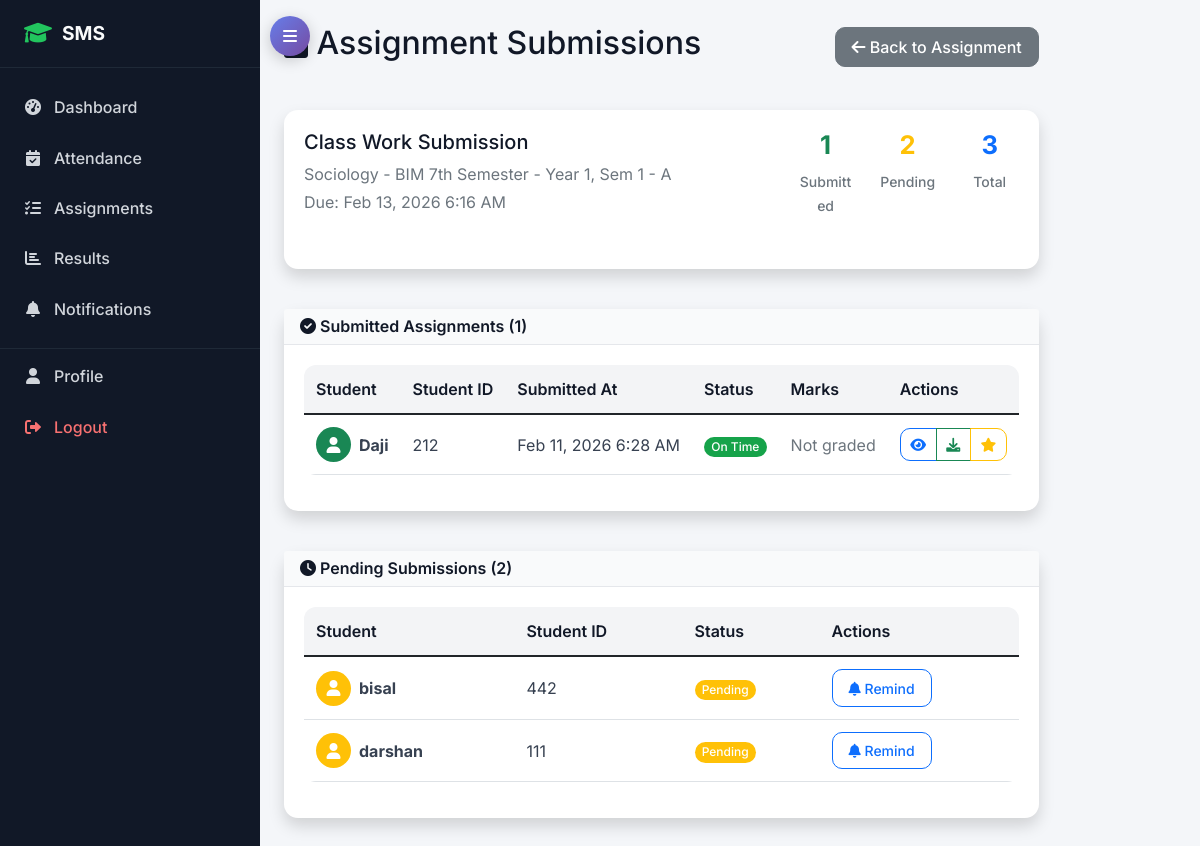
Page /academic/assignments/45/submissions/ (signed in) on the committed database.
### academic/models.py (models this page shows, shortened)
class Assignment(models.Model):
    ASSIGNMENT_TYPES = (
        ('homework', 'Homework'),
        ('project', 'Project'),
        ('lab', 'Lab Work'),
        ('presentation', 'Presentation'),
        ('quiz', 'Quiz'),
    )
    title = models.CharField(max_length=200)
    description = models.TextField()
    assignment_type = models.CharField(max_length=20, choices=ASSIGNMENT_TYPES, default='homework')
    subject = models.ForeignKey(Subject, on_delete=models.CASCADE)
    class_assigned = models.ForeignKey(Class, on_delete=models.CASCADE)
    teacher = models.ForeignKey(TeacherProfile, on_delete=models.CASCADE)
    assigned_date = models.DateTimeField(auto_now_add=True)
    due_date = models.DateTimeField()
    max_marks = models.PositiveIntegerField(default=100)
    instructions = models.TextField(blank=True)
    attachment = models.FileField(upload_to='assignments/', blank=True, null=True)
    is_active = models.BooleanField(default=True)

class Subject(models.Model):
    name = models.CharField(max_length=100)
    code = models.CharField(max_length=20, unique=True)
    course = models.ForeignKey(Course, on_delete=models.CASCADE)
    semester = models.PositiveIntegerField()
    year = models.PositiveIntegerField()  # 1st year, 2nd year, etc.
    credits = models.PositiveIntegerField(default=3)
    description = models.TextField(blank=True)
    class Meta:
        unique_together = ['code', 'course']

class Class(models.Model):
    name = models.CharField(max_length=50)
    course = models.ForeignKey(Course, on_delete=models.CASCADE)
    year = models.PositiveIntegerField()  # 1st year, 2nd year, etc.
    semester = models.PositiveIntegerField()
    section = models.CharField(max_length=10)
    academic_year = models.ForeignKey(AcademicYear, on_delete=models.CASCADE)
    class_teacher = models.ForeignKey(TeacherProfile, on_delete=models.SET_NULL, null=True, blank=True, related_name='class_teacher_for')
    class Meta:
        unique_together = ['course', 'year', 'semester', 'section', 'academic_year']

class AssignmentSubmission(models.Model):
    assignment = models.ForeignKey(Assignment, on_delete=models.CASCADE)
    student = models.ForeignKey(StudentProfile, on_delete=models.CASCADE)
    submission_text = models.TextField(blank=True)
    attachment = models.FileField(upload_to='submissions/', blank=True, null=True)
    submitted_at = models.DateTimeField(auto_now_add=True)
    is_late = models.BooleanField(default=False)
    marks_obtained = models.DecimalField(max_digits=6, decimal_places=2, null=True, blank=True)
    feedback = models.TextField(blank=True)
    graded_by = models.ForeignKey(TeacherProfile, on_delete=models.SET_NULL, null=True, blank=True)
    graded_at = models.DateTimeField(null=True, blank=True)
    class Meta:
        unique_together = ['assignment', 'student']

class StudentEnrollment(models.Model):
    student = models.ForeignKey(StudentProfile, on_delete=models.CASCADE)
    class_enrolled = models.ForeignKey(Class, on_delete=models.CASCADE)
    enrollment_date = models.DateField(auto_now_add=True)
    is_active = models.BooleanField(default=True)
    class Meta:
        unique_together = ['student', 'class_enrolled']

### accounts/models.py (models this page shows, shortened)
class StudentProfile(models.Model):
    user = models.OneToOneField(User, on_delete=models.CASCADE, related_name='student_profile')
    student_id = models.CharField(max_length=20, unique=True)
    admission_date = models.DateField()
    guardian_name = models.CharField(max_length=100)
    guardian_phone = models.CharField(max_length=17)
    guardian_email = models.EmailField()
    emergency_contact = models.CharField(max_length=17)
    blood_group = models.CharField(max_length=5, blank=True)

class User(AbstractUser):
    USER_TYPE_CHOICES = (
        ('admin', 'Admin'),
        ('student', 'Student'),
        ('teacher', 'Teacher'),
        ('parent', 'Parent'),
    )
    user_type = models.CharField(max_length=10, choices=USER_TYPE_CHOICES)
    phone_regex = RegexValidator(regex=r'^\+?1?\d{9,15}$', message="Phone number must be entered in the format: '+999999999'. Up to 15 digits allowed.")
    phone_number = models.CharField(validators=[phone_regex], max_length=17, blank=True)
    address = models.TextField(blank=True)
    date_of_birth = models.DateField(null=True, blank=True)
    profile_picture = models.ImageField(upload_to='profile_pics/', blank=True, null=True)
    is_active = models.BooleanField(default=True)
    created_at = models.DateTimeField(auto_now_add=True)
    updated_at = models.DateTimeField(auto_now=True)

### academic/views.py (the view)
# urls.py: path('assignments/<int:assignment_id>/submissions/', views.assignment_submissions, name='assignment_submissions'),
def assignment_submissions(request, assignment_id):
    assignment = get_object_or_404(Assignment, id=assignment_id)
    if request.user.user_type == 'teacher' and assignment.teacher != request.user.teacher_profile:
        messages.error(request, 'You do not have permission to view these submissions.')
        return redirect('academic:assignment_list')
    submissions = AssignmentSubmission.objects.filter(
        assignment=assignment
    ).select_related('student__user').order_by('-submitted_at')
    enrolled_students = assignment.class_assigned.studentenrollment_set.filter(
        is_active=True
    ).select_related('student__user')
    submitted_student_ids = submissions.values_list('student_id', flat=True)
    pending_students = enrolled_students.exclude(student_id__in=submitted_student_ids)
    context = {
        'assignment': assignment,
        'submissions': submissions,
        'pending_students': pending_students,
        'total_students': enrolled_students.count(),
        'submitted_count': submissions.count(),
    }
    return render(request, 'academic/assignment_submissions.html', context)

### templates/academic/assignment_submissions.html (shortened to what this page needs)
{% extends 'base.html' %}
{% block content %}
<div class="row">
    <div class="col-12">
        <div class="d-flex justify-content-between align-items-center mb-4">
            <h2><i class="fas fa-file-alt"></i> Assignment Submissions</h2>
            <a href="{% url 'academic:assignment_detail' assignment.id %}" class="btn btn-secondary">
                <i class="fas fa-arrow-left"></i> Back to Assignment
            </a>
        </div>
    </div>
</div>
<div class="row mb-4">
    <div class="col-12">
        <div class="card shadow">
            <div class="card-body">
                <div class="row">
                    <div class="col-md-8">
                        <h5>{{ assignment.title }}</h5>
                        <p class="text-muted mb-1">{{ assignment.subject.name }} - {{ assignment.class_assigned.name }}</p>
                        <p class="text-muted">Due: {{ assignment.due_date|date:"M d, Y g:i A" }}</p>
                    </div>
                    <div class="col-md-4 text-end">
                        <div class="row text-center">
                            <div class="col-4">
                                <h4 class="text-success">{{ submissions.count }}</h4>
                                <small class="text-muted">Submitted</small>
                            </div>
                            <div class="col-4">
                                <h4 class="text-warning">{{ pending_students.count }}</h4>
                                <small class="text-muted">Pending</small>
                            </div>
                            <div class="col-4">
                                <h4 class="text-primary">{{ total_students }}</h4>
                                <small class="text-muted">Total</small>
                            </div>
                        </div>
                    </div>
                </div>
            </div>
        </div>
    </div>
</div>
<div class="row">
    <div class="col-12">
        <div class="card shadow">
            <div class="card-header bg-success text-white">
                <h6 class="m-0"><i class="fas fa-check-circle"></i> Submitted Assignments ({{ submissions.count }})</h6>
            </div>
            <div class="card-body">
                {% if submissions %}
                <div class="table-responsive">
                    <table class="table table-hover">
                        <thead>
                            <tr>
                                <th>Student</th>
                                <th>Student ID</th>
                                <th>Submitted At</th>
                                <th>Status</th>
                                <th>Marks</th>
                                <th>Actions</th>
                            </tr>
                        </thead>
                        <tbody>
                            {% for submission in submissions %}
                            <tr>
                                <td>
                                    <div class="d-flex align-items-center">
                                        <div class="bg-success rounded-circle d-flex align-items-center justify-content-center me-2" style="width: 35px; height: 35px;">
                                            <i class="fas fa-user text-white"></i>
                                        </div>
                                        <strong>{{ submission.student.user.get_full_name|default:submission.student.user.username }}</strong>
                                    </div>
                                </td>
                                <td>{{ submission.student.student_id }}</td>
                                <td>{{ submission.submitted_at|date:"M d, Y g:i A" }}</td>
                                <td>
                                    {% if submission.is_late %}
                                        <span class="badge bg-warning">Late Submission</span>
                                    {% else %}
                                        <span class="badge bg-success">On Time</span>
                                    {% endif %}
                                </td>
                                <td>
                                    {% if submission.marks_obtained %}
                                        <span class="badge bg-primary">{{ submission.marks_obtained }}/{{ assignment.max_marks }}</span>
                                    {% else %}
                                        <span class="text-muted">Not graded</span>
                                    {% endif %}
                                </td>
                                <td>
                                    <div class="btn-group" role="group">
                                        <button class="btn btn-sm btn-outline-primary" title="View Submission">
                                            <i class="fas fa-eye"></i>
                                        </button>
                                        {% if submission.attachment %}
                                        <a href="{{ submission.attachment.url }}" class="btn btn-sm btn-outline-success" title="Download File" target="_blank">
                                            <i class="fas fa-download"></i>
                                        </a>
                                        {% endif %}
                                        <button class="btn btn-sm btn-outline-warning" title="Grade Submission">
                                            <i class="fas fa-star"></i>
                                        </button>
                                    </div>
                                </td>
                            </tr>
                            {% endfor %}
                        </tbody>
                    </table>
                </div>
                {% else %}
                <div class="text-center py-4">
                    <i class="fas fa-inbox fa-3x text-muted mb-3"></i>
                    <h6 class="text-muted">No Submissions Yet</h6>
                    <p class="text-muted">Students haven't started submitting their work</p>
                </div>
                {% endif %}
            </div>
        </div>
    </div>
</div>
{% if pending_students %}
<div class="row mt-4">
    <div class="col-12">
        <div class="card shadow">
            <div class="card-header bg-warning text-white">
                <h6 class="m-0"><i class="fas fa-clock"></i> Pending Submissions ({{ pending_students.count }})</h6>
            </div>
            <div class="card-body">
                <div class="table-responsive">
                    <table class="table table-hover">
                        <thead>
                            <tr>
                                <th>Student</th>
                                <th>Student ID</th>
                                <th>Status</th>
                                <th>Actions</th>
                            </tr>
                        </thead>
                        <tbody>
                            {% for enrollment in pending_students %}
                            <tr>
                                <td>
                                    <div class="d-flex align-items-center">
                                        <div class="bg-warning rounded-circle d-flex align-items-center justify-content-center me-2" style="width: 35px; height: 35px;">
                                            <i class="fas fa-user text-white"></i>
                                        </div>
                                        <strong>{{ enrollment.student.user.get_full_name|default:enrollment.student.user.username }}</strong>
                                    </div>
                                </td>
                                <td>{{ enrollment.student.student_id }}</td>
                                <td>
                                    {% if assignment.due_date < today %}
                                        <span class="badge bg-danger">Overdue</span>
                                    {% else %}
                                        <span class="badge bg-warning">Pending</span>
                                    {% endif %}
                                </td>
                                <td>
                                    <button class="btn btn-sm btn-outline-primary" title="Send Reminder">
                                        <i class="fas fa-bell"></i> Remind
                                    </button>
                                </td>
                            </tr>
                            {% endfor %}
                        </tbody>
                    </table>
                </div>
            </div>
        </div>
    </div>
</div>
{% endif %}
{% endblock %}

### rows in the picture
Assignment: title "Class Work Submission", subject.name "Sociology", class_assigned.name "BIM 7th Semester - Year 1, Sem 1 - A", due_date "Feb 13, 2026 6:16 AM"
AssignmentSubmission: student.user.get_full_name "Daji", student.student_id "212", submitted_at "Feb 11, 2026 6:28 AM", is_late "On Time", shows "Not graded"
StudentEnrollment: student.user.get_full_name "bisal", student.student_id "442"
StudentEnrollment: student.user.get_full_name "darshan", student.student_id "111"

### other values in the picture
{{ submissions.count }} "1"
{{ pending_students.count }} "2"
{{ total_students }} "3"
